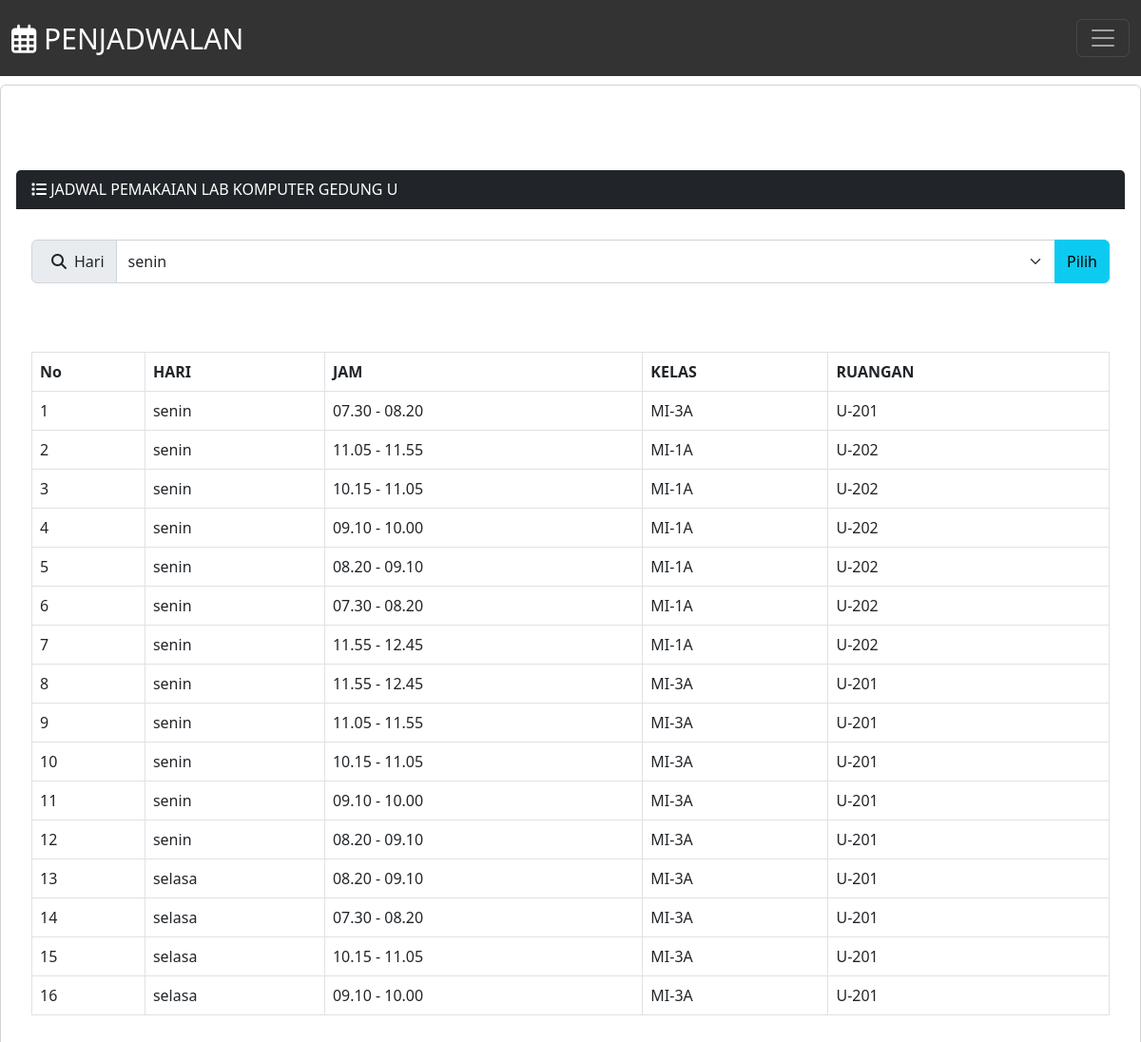
/user/dashboard.php, run on the app's committed database.
### tables this page shows
CREATE TABLE `tblreq` (
  `id_req` int(20) NOT NULL,
  `nim` int(20) NOT NULL,
  `nama` varchar(100) NOT NULL,
  `kelas` int(20) NOT NULL,
  `ruangan` int(20) NOT NULL,
  `hari` int(20) NOT NULL,
  `jam` int(20) NOT NULL,
  `proses` varchar(100) NOT NULL
);

CREATE TABLE `tblhari` (
  `id_hari` int(7) NOT NULL,
  `nama_hari` varchar(100) NOT NULL
);

CREATE TABLE `waktu` (
  `id_waktu` int(20) NOT NULL,
  `waktu` varchar(100) NOT NULL
);

CREATE TABLE `tblkelas` (
  `id_kelas` int(20) NOT NULL,
  `nama_kelas` varchar(100) NOT NULL
);

CREATE TABLE `tblruangan` (
  `id_ruangan` int(20) NOT NULL,
  `nama_ruangan` varchar(100) NOT NULL
);

### user/jadwal.php (the view, shortened to what this page needs)
<body>
    <div class="wrapper">
        <div class="main-content">
        <div class="card-header text-white bg-dark m-3">
        <i class="fa-sharp fa-solid fa-list"></i>
            JADWAL PEMAKAIAN LAB KOMPUTER GEDUNG U
        </div>
        <div class="card-body m-3">
            <form action="" method="get">
            <div class="input-group">
                    <label class="input-group-text" for="inputGroupSelect01"><i class="fa-sharp fa-solid fa-magnifying-glass m-2"></i> Hari</label>
                    <select class="form-select" id="inputGroupSelect01" name="hari">
                                <?php
                                    $kon = mysqli_connect("localhost",'root',"","manajemen_lab");
                                        $sql="select * from tblhari";
                                        $hasil=mysqli_query($kon,$sql);
                                        while ($data = mysqli_fetch_array($hasil)) {
                                                ?>
                                        <option value="<?php echo $data['id_hari'];?>"><?php echo $data['nama_hari'];?></option>
                                    <?php
                                        }
                                    ?>
                            </select>
                            <button class="btn btn-info" type="submit" id="button-addon2">Pilih</button>                    </div>
                </div>
                <div class="card-body m-3">
                <table class="table table-bordered table-hover bg-white">
                        <br>
                        <thead>
                        <tr>
                            <th>No</th>
                            <th>HARI</th>
                            <th>JAM</th>
                            <th>KELAS</th>
                            <th>RUANGAN</th>
                        </tr>
                        </thead>
                        <?php
                        if (isset($_GET['hari'])) {
                            $a = $_SESSION['kelas'];
                            $hari=trim($_GET['hari']);
                            $sql="SELECT * FROM tblreq
                            LEFT JOIN tblkelas on
                            id_kelas = kelas
                            LEFT JOIN tblruangan on
                            id_ruangan = ruangan
                            LEFT JOIN tblhari on
                            id_hari = hari
                            LEFT JOIN waktu on
                            id_waktu = jam
                            where hari='$hari' and kelas ='$a' and proses = 'diterima' order by kelas asc";
                        }else {
                            $sql="SELECT * FROM tblreq
                            LEFT JOIN tblkelas on
                            id_kelas = kelas
                            LEFT JOIN tblruangan on
                            id_ruangan = ruangan
                            LEFT JOIN tblhari on
                            id_hari = hari
                            LEFT JOIN waktu on
                            id_waktu = jam
                            where proses = 'diterima' order by hari asc";
                        }
                        $hasil=mysqli_query($kon,$sql);
                        $no=0;
                        while ($data = mysqli_fetch_array($hasil)) {
                            $no++;
                            ?>
                            <tbody>
                            <tr>
                                <td><?php echo $no;?></td>
                                <td><?php echo $data["nama_hari"]; ?></td>
                                <td><?php echo $data["waktu"];   ?></td>
                                <td><?php echo $data["nama_kelas"];   ?></td>
                                <td><?php echo $data["nama_ruangan"];   ?></td>
                            </tr>
                            </tbody>
                            <?php
                        }
                        ?>
                    </table>
                </div>
                </div>
           </div>
</body>
</html>

### user/dashboard.php (shortened to what this page needs)
<!DOCTYPE html>
<html lang="en">
<head>
    <link rel="stylesheet"  href="https://cdnjs.cloudflare.com/ajax/libs/font-awesome/6.2.0/css/all.min.css">
    <link rel="stylesheet" href="https://cdn.jsdelivr.net/npm/bootstrap@5.2.3/dist/css/bootstrap.min.css">
    <link rel="stylesheet" type="text/css" href="user.css">
</head>
<body>
    <div class="wrapper">
        <div class="header mb-5">
            <nav class="navbar navbar-dark fixed-top">
                <div class="container-fluid">
                    <a class="navbar-brand" href="dashboard.php"><i class="fa-regular fa-calendar-days "></i> PENJADWALAN</a>
                    <button class="navbar-toggler" type="button" data-bs-toggle="offcanvas" data-bs-target="#offcanvasDarkNavbar" aria-controls="offcanvasDarkNavbar">
                    <span class="navbar-toggler-icon"></span>
                    </button>
                </div>
            </nav>
        </div>
        <div class="main-content">
            <div class="card">
            <?php
                if(isset($_GET['hal'])){
                    if(@$_GET['hal'] == "request"){
                            require_once "request.php";
                    }
                }
                else{
                    require_once "jadwal.php";
                }
            ?>
</body>
</html>

### user/user.css (style rules this page uses)
.navbar { width: 100%; height: 80px; background-color: #333; margin-bottom: 10px; }
.main-content { margin-top: 89px; }
.navbar-brand { font-size: 30px; }

### data on the page
tblreq: hari.nama_hari "senin", waktu.waktu "07.30 - 08.20", tblkelas.nama_kelas "MI-3A", tblruangan.nama_ruangan "U-201"
tblreq: hari.nama_hari "senin", waktu.waktu "11.05 - 11.55", tblkelas.nama_kelas "MI-1A", tblruangan.nama_ruangan "U-202"
tblreq: hari.nama_hari "senin", waktu.waktu "10.15 - 11.05", tblkelas.nama_kelas "MI-1A", tblruangan.nama_ruangan "U-202"
tblreq: hari.nama_hari "senin", waktu.waktu "09.10 - 10.00", tblkelas.nama_kelas "MI-1A", tblruangan.nama_ruangan "U-202"
tblreq: hari.nama_hari "senin", waktu.waktu "08.20 - 09.10", tblkelas.nama_kelas "MI-1A", tblruangan.nama_ruangan "U-202"
tblreq: hari.nama_hari "senin", waktu.waktu "07.30 - 08.20", tblkelas.nama_kelas "MI-1A", tblruangan.nama_ruangan "U-202"
tblreq: hari.nama_hari "senin", waktu.waktu "11.55 - 12.45", tblkelas.nama_kelas "MI-1A", tblruangan.nama_ruangan "U-202"
tblreq: hari.nama_hari "senin", waktu.waktu "11.55 - 12.45", tblkelas.nama_kelas "MI-3A", tblruangan.nama_ruangan "U-201"
tblreq: hari.nama_hari "senin", waktu.waktu "11.05 - 11.55", tblkelas.nama_kelas "MI-3A", tblruangan.nama_ruangan "U-201"
tblreq: hari.nama_hari "senin", waktu.waktu "10.15 - 11.05", tblkelas.nama_kelas "MI-3A", tblruangan.nama_ruangan "U-201"
tblreq: hari.nama_hari "senin", waktu.waktu "09.10 - 10.00", tblkelas.nama_kelas "MI-3A", tblruangan.nama_ruangan "U-201"
tblreq: hari.nama_hari "senin", waktu.waktu "08.20 - 09.10", tblkelas.nama_kelas "MI-3A", tblruangan.nama_ruangan "U-201"
tblreq: hari.nama_hari "selasa", waktu.waktu "08.20 - 09.10", tblkelas.nama_kelas "MI-3A", tblruangan.nama_ruangan "U-201"
tblreq: hari.nama_hari "selasa", waktu.waktu "07.30 - 08.20", tblkelas.nama_kelas "MI-3A", tblruangan.nama_ruangan "U-201"
tblreq: hari.nama_hari "selasa", waktu.waktu "10.15 - 11.05", tblkelas.nama_kelas "MI-3A", tblruangan.nama_ruangan "U-201"
tblreq: hari.nama_hari "selasa", waktu.waktu "09.10 - 10.00", tblkelas.nama_kelas "MI-3A", tblruangan.nama_ruangan "U-201"

### other printed values
form field hari "senin"
